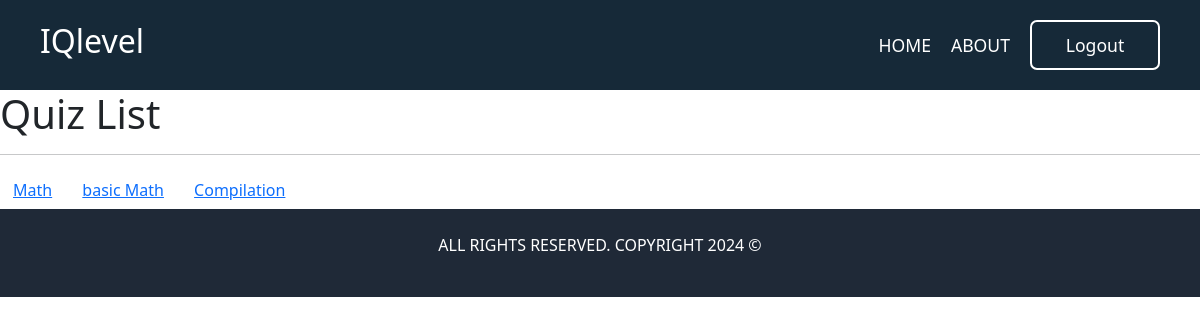
/quizes/ (signed in), run on the app's committed database.
### quizes/models.py (models this page shows, shortened)
class Quiz(models.Model):
    name = models.CharField(max_length=120)
    topic = models.CharField(max_length=120)
    number_of_questions = models.IntegerField()
    time = models.IntegerField(help_text="duration of quiz in Minutes")
    difficulty = models.CharField(max_length=6, choices=DIFF_CHOICES)
    required_score = models.IntegerField(help_text="required score to pass the quiz")
    created_by = models.ForeignKey(Professor, on_delete=models.CASCADE)
    start_time = models.DateTimeField()  # Students can access from this time
    end_time = models.DateTimeField()  # Access closes after this time
    groups = models.ManyToManyField(Group)  # Assign quiz to multiple groups
    created_at = models.DateTimeField(auto_now_add=True)
    class Meta:
        verbose_name_plural = "Quizes"

### quizes/views.py (the view)
# urls.py: path('', QuizListView.as_view(), name='main-view'),
class QuizListView(ListView):
    model = Quiz
    template_name = 'quizes/main.html'

### theme/templates/quizes/main.html (shortened to what this page needs)
{% extends "base.html" %}
{% load static %}
{% block scripts %}
    <link rel="stylesheet" href="https://cdn.jsdelivr.net/npm/bootstrap@5.2.3/dist/css/bootstrap.min.css">
{% endblock scripts %}
{% block content %}
    <div class="h1">Quiz List</div>
    <hr>
    {% for obj in object_list %}
        <button
            class="btn btn-link modal-button"
            data-pk="{{ obj.pk }}"
            data-quiz="{{ obj.name }}"
            data-questions="{{ obj.number_of_questions }}"
            data-time="{{ obj.time }}"
            data-difficulty="{{ obj.difficulty }}"
            data-pass="{{ obj.required_score }}"
            data-bs-toggle="modal"
            data-bs-target="#quizStartModal">
            {{ obj.name }}
        </button>
    {% endfor %}
{% endblock content %}

### theme/static/src/styles.css (style rules this page uses)
html, :host { line-height: 1.5; -webkit-text-size-adjust: 100%; -moz-tab-size: 4; -o-tab-size: 4; tab-size: 4; font-family: ui-sans-serif, system-ui, sans-serif, "Apple Color Emoji", "Segoe UI Emoji", "Segoe UI Symbol", "Noto Color Emoji"; font-feature-settings: normal; font-variation-settings: normal; -webkit-tap-highlight-color: transparent; }
body { margin: 0; line-height: inherit; }
hr { height: 0; color: inherit; border-top-width: 1px; }
button, input, optgroup, select, textarea { font-family: inherit; font-feature-settings: inherit; font-variation-settings: inherit; font-size: 100%; font-weight: inherit; line-height: inherit; letter-spacing: inherit; color: inherit; margin: 0; padding: 0; }
button, select { text-transform: none; }
button, input:where([type='button']), input:where([type='reset']), input:where([type='submit']) { -webkit-appearance: button; background-color: transparent; background-image: none; }
blockquote, dl, dd, h1, h2, h3, h4, h5, h6, hr, figure, p, pre { margin: 0; }
button, [role="button"] { cursor: pointer; }

### data on the page
Quiz: name "Math"
Quiz: name "basic Math"
Quiz: name "Compilation"
